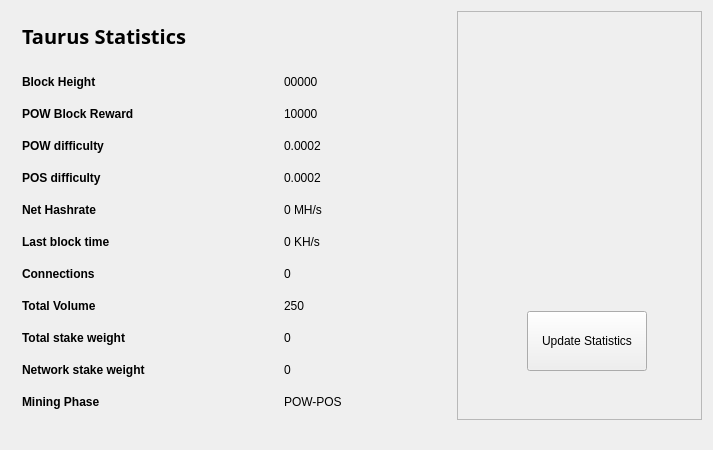
<?xml version="1.0" encoding="UTF-8"?>
<ui version="4.0">
 <class>StatisticsPage</class>
 <widget class="QWidget" name="StatisticsPage">
  <property name="windowModality">
   <enum>Qt::NonModal</enum>
  </property>
  <property name="geometry">
   <rect>
    <x>0</x>
    <y>0</y>
    <width>713</width>
    <height>450</height>
   </rect>
  </property>
  <property name="windowTitle">
   <string>Digging</string>
  </property>
  <layout class="QGridLayout" name="gridLayout">
   <property name="sizeConstraint">
    <enum>QLayout::SetMaximumSize</enum>
   </property>
   <item row="0" column="1">
    <widget class="QFrame" name="frame">
     <property name="minimumSize">
      <size>
       <width>213</width>
       <height>0</height>
      </size>
     </property>
     <property name="frameShape">
      <enum>QFrame::StyledPanel</enum>
     </property>
     <property name="frameShadow">
      <enum>QFrame::Raised</enum>
     </property>
     <widget class="QPushButton" name="startButton">
      <property name="geometry">
       <rect>
        <x>70</x>
        <y>300</y>
        <width>120</width>
        <height>60</height>
       </rect>
      </property>
      <property name="sizePolicy">
       <sizepolicy hsizetype="Fixed" vsizetype="Fixed">
        <horstretch>0</horstretch>
        <verstretch>0</verstretch>
       </sizepolicy>
      </property>
      <property name="minimumSize">
       <size>
        <width>120</width>
        <height>60</height>
       </size>
      </property>
      <property name="text">
       <string>Update Statistics</string>
      </property>
     </widget>
     <widget class="QLabel" name="label">
      <property name="geometry">
       <rect>
        <x>0</x>
        <y>30</y>
        <width>251</width>
        <height>251</height>
       </rect>
      </property>
      <property name="text">
       <string>&lt;!DOCTYPE HTML PUBLIC &quot;-//W3C//DTD HTML 4.0//EN&quot; &quot;http://www.w3.org/TR/REC-html40/strict.dtd&quot;&gt;
&lt;html&gt;&lt;head&gt;&lt;meta name=&quot;qrichtext&quot; content=&quot;1&quot; /&gt;&lt;style type=&quot;text/css&quot;&gt;
p, li { white-space: pre-wrap; }
&lt;/style&gt;&lt;/head&gt;&lt;body style=&quot; font-size:8pt; font-weight:400; font-style:normal;&quot;&gt;
&lt;p align=&quot;center&quot; style=&quot; margin-top:0px; margin-bottom:0px; margin-left:0px; margin-right:0px; -qt-block-indent:0; text-indent:0px;&quot;&gt;&lt;img src=&quot;:/icons/bitcoin&quot; /&gt;&lt;/p&gt;&lt;/body&gt;&lt;/html&gt;</string>
      </property>
     </widget>
    </widget>
   </item>
   <item row="0" column="0">
    <widget class="QFrame" name="gridFrame_2">
     <property name="maximumSize">
      <size>
       <width>440</width>
       <height>16777215</height>
      </size>
     </property>
     <layout class="QGridLayout" name="gridLayout_4">
      <item row="3" column="0">
       <layout class="QFormLayout" name="formLayout_2">
        <property name="fieldGrowthPolicy">
         <enum>QFormLayout::FieldsStayAtSizeHint</enum>
        </property>
        <property name="horizontalSpacing">
         <number>139</number>
        </property>
        <property name="verticalSpacing">
         <number>18</number>
        </property>
        <property name="rightMargin">
         <number>0</number>
        </property>
        <item row="1" column="0">
         <widget class="QLabel" name="label_14">
          <property name="text">
           <string>&lt;html&gt;&lt;head/&gt;&lt;body&gt;&lt;p&gt;&lt;span style=&quot; font-weight:600;&quot;&gt;Block Height&lt;/span&gt;&lt;/p&gt;&lt;/body&gt;&lt;/html&gt;</string>
          </property>
         </widget>
        </item>
        <item row="1" column="1">
         <widget class="QLabel" name="heightBox">
          <property name="text">
           <string>00000</string>
          </property>
         </widget>
        </item>
        <item row="2" column="0">
         <widget class="QLabel" name="label_12">
          <property name="text">
           <string>&lt;html&gt;&lt;head/&gt;&lt;body&gt;&lt;p&gt;&lt;span style=&quot; font-weight:600;&quot;&gt;POW Block Reward&lt;/span&gt;&lt;/p&gt;&lt;/body&gt;&lt;/html&gt;</string>
          </property>
         </widget>
        </item>
        <item row="2" column="1">
         <widget class="QLabel" name="rewardBox">
          <property name="text">
           <string>10000</string>
          </property>
         </widget>
        </item>
        <item row="3" column="0">
         <widget class="QLabel" name="label_13">
          <property name="text">
           <string>&lt;html&gt;&lt;head/&gt;&lt;body&gt;&lt;p&gt;&lt;span style=&quot; font-weight:600;&quot;&gt;POW difficulty&lt;/span&gt;&lt;/p&gt;&lt;/body&gt;&lt;/html&gt;</string>
          </property>
         </widget>
        </item>
        <item row="3" column="1">
         <widget class="QLabel" name="diffBox">
          <property name="text">
           <string>0.0002</string>
          </property>
         </widget>
        </item>
        <item row="4" column="0">
         <widget class="QLabel" name="label_9">
          <property name="text">
           <string>&lt;html&gt;&lt;head/&gt;&lt;body&gt;&lt;p&gt;&lt;span style=&quot; font-weight:600;&quot;&gt;POS difficulty&lt;/span&gt;&lt;/p&gt;&lt;/body&gt;&lt;/html&gt;</string>
          </property>
         </widget>
        </item>
        <item row="4" column="1">
         <widget class="QLabel" name="diffBox2">
          <property name="text">
           <string>0.0002</string>
          </property>
         </widget>
        </item>
        <item row="5" column="1">
         <widget class="QLabel" name="pawrateBox">
          <property name="text">
           <string>0 MH/s</string>
          </property>
         </widget>
        </item>
        <item row="6" column="0">
         <widget class="QLabel" name="label3_2">
          <property name="sizePolicy">
           <sizepolicy hsizetype="Preferred" vsizetype="Maximum">
            <horstretch>0</horstretch>
            <verstretch>0</verstretch>
           </sizepolicy>
          </property>
          <property name="text">
           <string>&lt;html&gt;&lt;head/&gt;&lt;body&gt;&lt;p&gt;&lt;span style=&quot; font-weight:600;&quot;&gt;Last block time&lt;/span&gt;&lt;/p&gt;&lt;/body&gt;&lt;/html&gt;</string>
          </property>
         </widget>
        </item>
        <item row="6" column="1">
         <widget class="QLabel" name="localBox">
          <property name="text">
           <string>0 KH/s</string>
          </property>
         </widget>
        </item>
        <item row="7" column="0">
         <widget class="QLabel" name="label1_2">
          <property name="text">
           <string>&lt;html&gt;&lt;head/&gt;&lt;body&gt;&lt;p&gt;&lt;span style=&quot; font-weight:600;&quot;&gt;Connections&lt;/span&gt;&lt;/p&gt;&lt;/body&gt;&lt;/html&gt;</string>
          </property>
         </widget>
        </item>
        <item row="7" column="1">
         <widget class="QLabel" name="connectionBox">
          <property name="text">
           <string>0</string>
          </property>
         </widget>
        </item>
        <item row="8" column="0">
         <widget class="QLabel" name="label_8">
          <property name="text">
           <string>&lt;html&gt;&lt;head/&gt;&lt;body&gt;&lt;p&gt;&lt;span style=&quot; font-weight:600;&quot;&gt;Total Volume&lt;/span&gt;&lt;/p&gt;&lt;/body&gt;&lt;/html&gt;</string>
          </property>
         </widget>
        </item>
        <item row="8" column="1">
         <widget class="QLabel" name="volumeBox">
          <property name="text">
           <string>250</string>
          </property>
         </widget>
        </item>
        <item row="9" column="0">
         <widget class="QLabel" name="label_10">
          <property name="text">
           <string>&lt;html&gt;&lt;head/&gt;&lt;body&gt;&lt;p&gt;&lt;span style=&quot; font-weight:600;&quot;&gt;Total stake weight&lt;/span&gt;&lt;/p&gt;&lt;/body&gt;&lt;/html&gt;</string>
          </property>
         </widget>
        </item>
        <item row="9" column="1">
         <widget class="QLabel" name="minBox">
          <property name="text">
           <string>0</string>
          </property>
         </widget>
        </item>
        <item row="10" column="0">
         <widget class="QLabel" name="label_11">
          <property name="text">
           <string>&lt;html&gt;&lt;head/&gt;&lt;body&gt;&lt;p&gt;&lt;span style=&quot; font-weight:600;&quot;&gt;Network stake weight&lt;/span&gt;&lt;/p&gt;&lt;/body&gt;&lt;/html&gt;</string>
          </property>
         </widget>
        </item>
        <item row="10" column="1">
         <widget class="QLabel" name="maxBox">
          <property name="text">
           <string>0</string>
          </property>
         </widget>
        </item>
        <item row="11" column="0">
         <widget class="QLabel" name="label_15">
          <property name="text">
           <string>&lt;html&gt;&lt;head/&gt;&lt;body&gt;&lt;p&gt;&lt;span style=&quot; font-weight:600;&quot;&gt;Mining Phase&lt;/span&gt;&lt;/p&gt;&lt;/body&gt;&lt;/html&gt;</string>
          </property>
         </widget>
        </item>
        <item row="11" column="1">
         <widget class="QLabel" name="cBox">
          <property name="text">
           <string>POW-POS</string>
          </property>
         </widget>
        </item>
        <item row="5" column="0">
         <widget class="QLabel" name="label_16">
          <property name="text">
           <string>&lt;html&gt;&lt;head/&gt;&lt;body&gt;&lt;p&gt;&lt;span style=&quot; font-weight:600;&quot;&gt;Net Hashrate&lt;/span&gt;&lt;/p&gt;&lt;/body&gt;&lt;/html&gt;</string>
          </property>
         </widget>
        </item>
       </layout>
      </item>
      <item row="1" column="0">
       <layout class="QHBoxLayout" name="horizontalLayout_4">
        <property name="spacing">
         <number>7</number>
        </property>
        <item>
         <widget class="QLabel" name="label_5">
          <property name="font">
           <font>
            <family>OptimusPrinceps</family>
           </font>
          </property>
          <property name="text">
           <string>&lt;html&gt;&lt;head/&gt;&lt;body&gt;&lt;p&gt;&lt;span style=&quot; font-size:20px; font-weight:600; color:#000000;&quot;&gt;Taurus Statistics &lt;/span&gt;&lt;/p&gt;&lt;/body&gt;&lt;/html&gt;</string>
          </property>
         </widget>
        </item>
        <item>
         <spacer name="horizontalSpacer_2">
          <property name="orientation">
           <enum>Qt::Horizontal</enum>
          </property>
          <property name="sizeHint" stdset="0">
           <size>
            <width>40</width>
            <height>20</height>
           </size>
          </property>
         </spacer>
        </item>
       </layout>
      </item>
      <item row="2" column="0">
       <spacer name="verticalSpacer_2">
        <property name="orientation">
         <enum>Qt::Vertical</enum>
        </property>
        <property name="sizeHint" stdset="0">
         <size>
          <width>20</width>
          <height>40</height>
         </size>
        </property>
       </spacer>
      </item>
     </layout>
    </widget>
   </item>
   <item row="1" column="0">
    <spacer name="verticalSpacer">
     <property name="orientation">
      <enum>Qt::Vertical</enum>
     </property>
     <property name="sizeHint" stdset="0">
      <size>
       <width>20</width>
       <height>40</height>
      </size>
     </property>
    </spacer>
   </item>
  </layout>
 </widget>
 <layoutdefault spacing="6" margin="11"/>
 <resources/>
 <connections/>
</ui>
